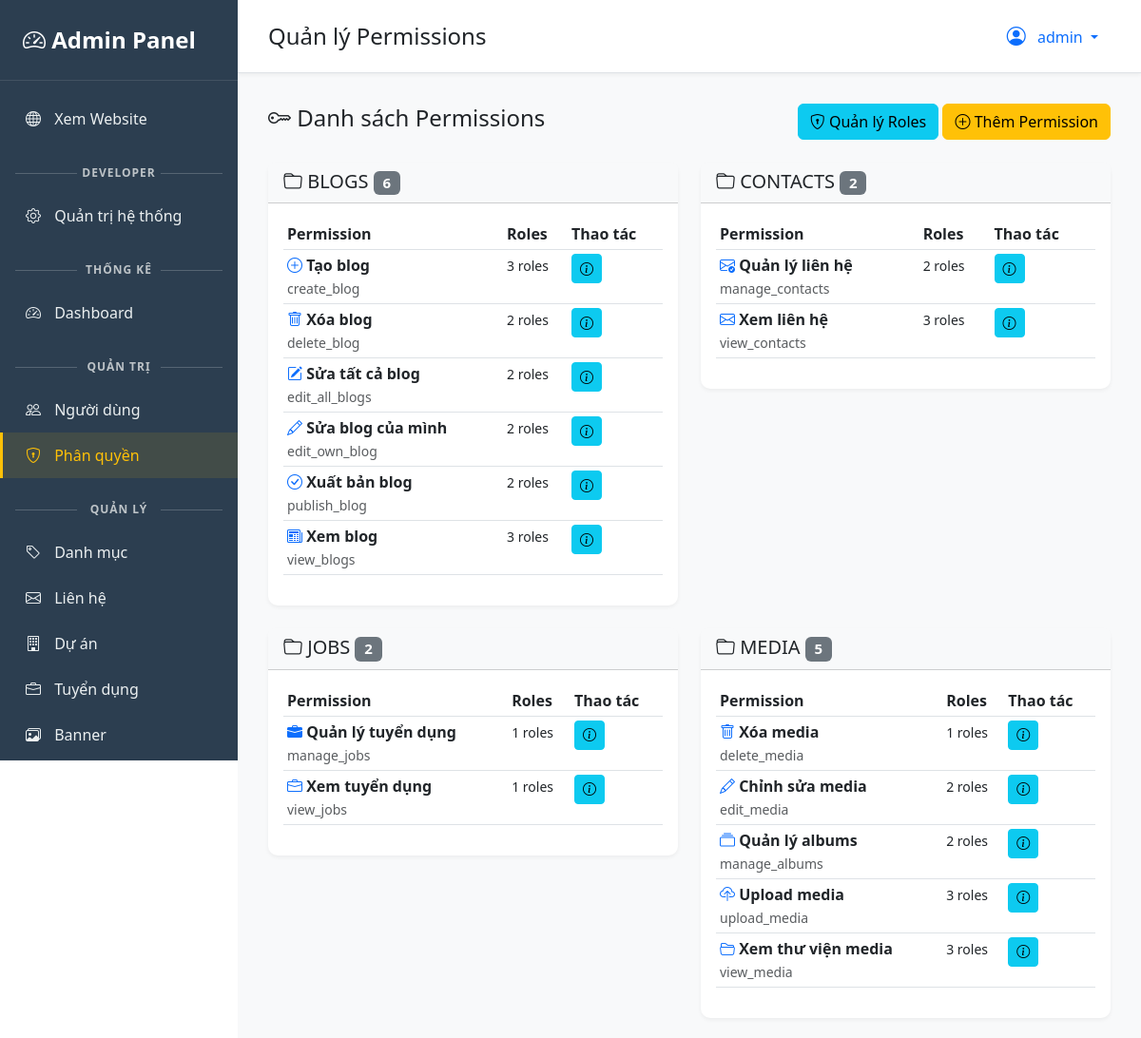
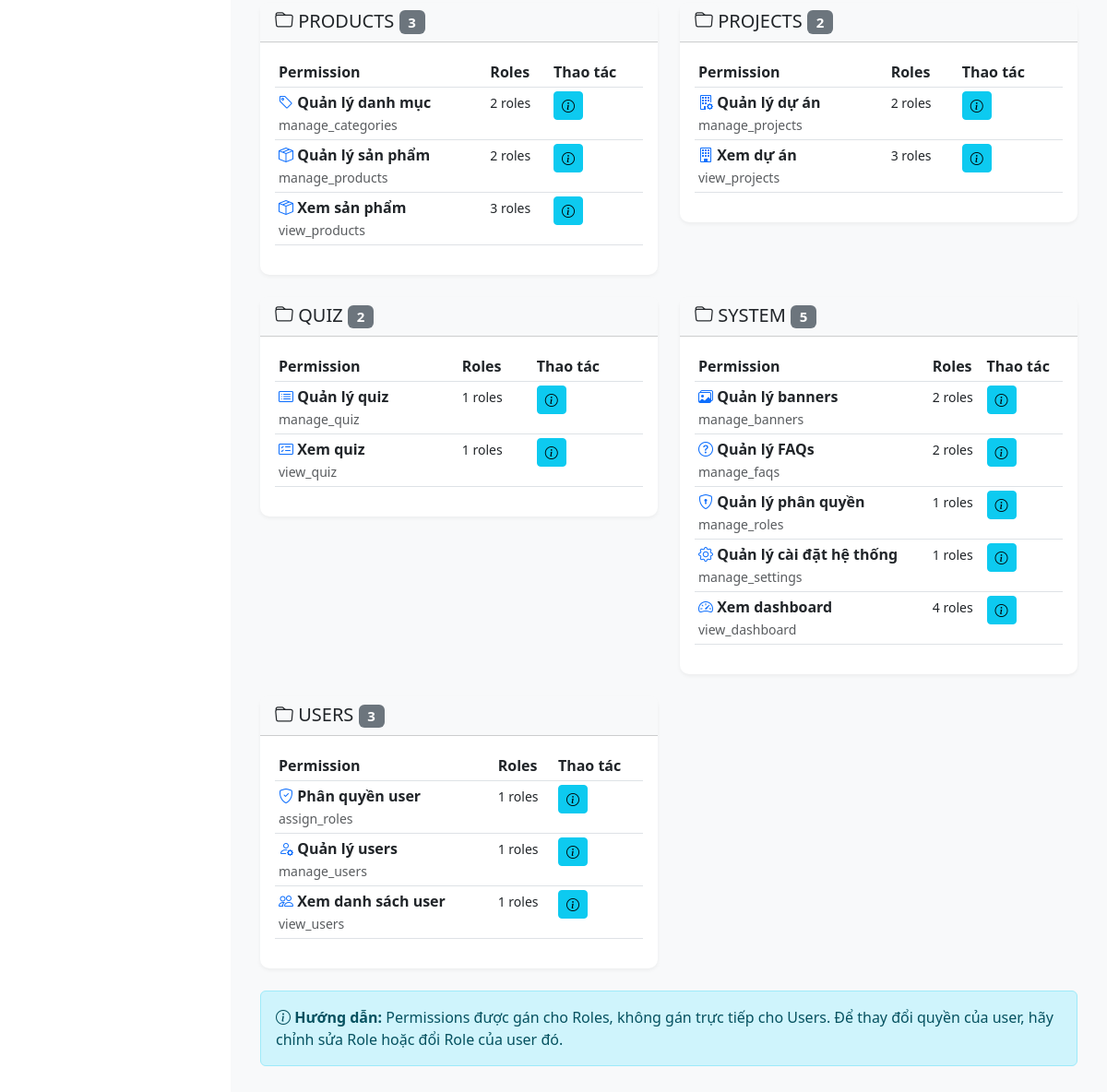
Screenshot of /admin/permissions (signed in) with the database file from the repository (2 pictures, top to bottom).
### app/models.py (models this page shows, shortened)
class User(db.Model, UserMixin):
    __tablename__ = 'users'
    id = db.Column(db.Integer, primary_key=True)
    username = db.Column(db.String(80), unique=True, nullable=False, index=True)
    email = db.Column(db.String(120), unique=True, nullable=False, index=True)
    password_hash = db.Column(db.String(255))
    role_id = db.Column(db.Integer, db.ForeignKey('roles.id'), default=None)
    is_active = db.Column(db.Boolean, default=True)
    created_at = db.Column(db.DateTime, default=datetime.utcnow)
    updated_at = db.Column(db.DateTime, default=datetime.utcnow, onupdate=datetime.utcnow)
    blogs = db.relationship('Blog', backref='author_obj', lazy='dynamic')
    def has_permission(self, permission_name):
        if not self.role_obj or not self.is_active:
            return False
        return self.role_obj.has_permission(permission_name)
    def has_any_permission(self, *permission_names):
        return any(self.has_permission(perm) for perm in permission_names)

### app/models_rbac.py (models this page shows, shortened)
class Permission(db.Model):
    __tablename__ = 'permissions'
    id = db.Column(db.Integer, primary_key=True)
    name = db.Column(db.String(100), unique=True, nullable=False, index=True)
    display_name = db.Column(db.String(100), nullable=False)
    description = db.Column(db.Text)
    category = db.Column(db.String(50), nullable=False, index=True)
    icon = db.Column(db.String(50), default='bi-key')  # Bootstrap icon
    is_active = db.Column(db.Boolean, default=True)
    created_at = db.Column(db.DateTime, default=datetime.utcnow)
    @property
    def role_count(self):
        return self.roles.count()

### app/admin/routes.py (the view)
@admin_bp.route('/permissions')
@permission_required('manage_roles')  # ✅ Quản lý phân quyền
def permissions():
    all_permissions = Permission.query.order_by(Permission.category, Permission.name).all()
    perms_by_category = {}
    for perm in all_permissions:
        cat = perm.category or 'other'
        if cat not in perms_by_category:
            perms_by_category[cat] = []
        perms_by_category[cat].append(perm)
    return render_template('admin/permissions.html', perms_by_category=perms_by_category)

### app/models.py (called while the page is built)
@login_manager.user_loader
def load_user(user_id):
    return User.query.get(int(user_id))

def get_setting(key, default=None):
    setting = Settings.query.filter_by(key=key).first()
    return setting.value if setting else default

### app/models_rbac.py (called while the page is built)
    def has_permission(self, permission_name):
        return self.permissions.filter_by(name=permission_name, is_active=True).first() is not None

### app/templates/admin/permissions.html (shortened to what this page needs)
{% extends "admin/admin_base.html" %}
{% block page_title %}Quản lý Permissions{% endblock %}
{% block content %}
<div class="d-flex justify-content-between align-items-center mb-4">
    <h4><i class="bi bi-key"></i> Danh sách Permissions</h4>
    <div>
        <a href="{{ url_for('admin.roles') }}" class="btn btn-info">
            <i class="bi bi-shield-lock"></i> Quản lý Roles
        </a>
        <a href="{{ url_for('admin.add_permission') }}" class="btn btn-warning">
            <i class="bi bi-plus-circle"></i> Thêm Permission
        </a>
    </div>
</div>
<div class="row">
    {% for category, perms in perms_by_category.items() %}
    <div class="col-md-6 mb-4">
        <div class="card">
            <div class="card-header bg-light">
                <h5 class="mb-0 text-uppercase">
                    <i class="bi bi-folder"></i> {{ category }}
                    <span class="badge bg-secondary">{{ perms|length }}</span>
                </h5>
            </div>
            <div class="card-body">
                <div class="table-responsive">
                    <table class="table table-sm table-hover">
                        <thead>
                            <tr>
                                <th>Permission</th>
                                <th>Roles</th>
                                <th>Thao tác</th>
                            </tr>
                        </thead>
                        <tbody>
                            {% for perm in perms %}
                            <tr>
                                <td>
                                    <i class="{{ perm.icon }} text-primary"></i>
                                    <strong>{{ perm.display_name }}</strong>
                                    <br>
                                    <small class="text-muted">{{ perm.name }}</small>
                                </td>
                                <td>
                                    <small>{{ perm.role_count }} roles</small>
                                </td>
                                <td>
                                    <button class="btn btn-sm btn-info"
                                            data-bs-toggle="tooltip"
                                            title="{{ perm.description }}">
                                        <i class="bi bi-info-circle"></i>
                                    </button>
                                </td>
                            </tr>
                            {% endfor %}
                        </tbody>
                    </table>
                </div>
            </div>
        </div>
    </div>
    {% endfor %}
</div>
<div class="alert alert-info">
    <i class="bi bi-info-circle"></i>
    <strong>Hướng dẫn:</strong> Permissions được gán cho Roles, không gán trực tiếp cho Users.
    Để thay đổi quyền của user, hãy chỉnh sửa Role hoặc đổi Role của user đó.
</div>
{% endblock %}

### app/templates/admin/admin_base.html (shortened to what this page needs)
<!DOCTYPE html>
<html lang="vi">
<head>
    <link href="https://cdn.jsdelivr.net/npm/bootstrap@5.3.0/dist/css/bootstrap.min.css" rel="stylesheet">
    <link rel="stylesheet" href="https://cdn.jsdelivr.net/npm/bootstrap-icons@1.11.1/font/bootstrap-icons.css">
</head>
<body>
    <div class="sidebar">
        <div class="sidebar-brand " style="color: #fff;">
            <i class="bi bi-speedometer2"></i> Admin Panel
        </div>
        <ul class="sidebar-nav nav flex-column">
            <li class="nav-item">
                <a class="nav-link" href="{{ url_for('main.index') }}" target="_blank">
                    <i class="bi bi-globe"></i> Xem Website
                </a>
            </li>
                {% if current_user.has_permission('manage_settings') %}
            <div class="sidebar-section-title"> Developer </div>
                    <li class="nav-item">
                        <a class="nav-link" href="{{ url_for('admin.settings') }}">
                            <i class="bi bi-gear"></i> Quản trị hệ thống
                        </a>
                    </li>
                {% endif %}
            <li class="nav-item">
                {% if current_user.has_any_permission('manage_users', 'manage_products', 'manage_categories') %}
                <div class="sidebar-section-title">Thống kê</div>
                <a class="nav-link {% if request.endpoint == 'admin.dashboard' %}active{% endif %}"
                   href="{{ url_for('admin.dashboard') }}">
                    <i class="bi bi-speedometer2"></i> Dashboard
                </a>
                {% else %}
                <a class="nav-link {% if request.endpoint == 'admin.welcome' %}active{% endif %}"
                   href="{{ url_for('admin.welcome') }}">
                    <i class="bi bi-house-heart"></i> Trang chủ
                </a>
                {% endif %}
            </li>
            {% if current_user.has_any_permission('manage_users', 'view_users', 'manage_roles') %}
            <div class="sidebar-section-title">Quản trị</div>
            {% if current_user.has_any_permission('manage_users', 'view_users') %}
            <li class="nav-item">
                <a class="nav-link {% if 'users' in request.endpoint %}active{% endif %}"
                   href="{{ url_for('admin.users') }}">
                    <i class="bi bi-people"></i> Người dùng
                </a>
            </li>
            {% endif %}
            {% if current_user.has_permission('manage_roles') %}
            <li class="nav-item">
                <a class="nav-link {% if 'roles' in request.endpoint or 'permissions' in request.endpoint %}active{% endif %}"
                   href="{{ url_for('admin.roles') }}">
                    <i class="bi bi-shield-lock"></i> Phân quyền
                </a>
            </li>
            {% endif %}
            {% endif %}
            {% if current_user.has_any_permission('manage_categories', 'manage_projects', 'manage_jobs', 'view_projects', 'view_jobs', 'view_contacts', 'manage_contacts', 'manage_banners', 'manage_faqs') %}
            <div class="sidebar-section-title">Quản lý</div>
            {% if current_user.has_permission('manage_categories') %}
            <li class="nav-item">
                <a class="nav-link {% if 'categories' in request.endpoint %}active{% endif %}"
                   href="{{ url_for('admin.categories') }}">
                    <i class="bi bi-tag"></i> Danh mục
                </a>
            </li>
            {% endif %}
            {% if current_user.has_any_permission('view_contacts', 'manage_contacts') %}
            <li class="nav-item">
                <a class="nav-link {% if 'contacts' in request.endpoint %}active{% endif %}"
                   href="{{ url_for('admin.contacts') }}">
                    <i class="bi bi-envelope"></i> Liên hệ
                </a>
            </li>
            {% endif %}
            {% if current_user.has_any_permission('manage_projects', 'view_projects') %}
            <li class="nav-item">
                <a class="nav-link {% if 'projects' in request.endpoint %}active{% endif %}"
                   href="{{ url_for('admin.projects') }}">
                    <i class="bi bi-building"></i> Dự án
                </a>
            </li>
            {% endif %}
            {% if current_user.has_any_permission('manage_jobs', 'view_jobs') %}
            <li class="nav-item">
                <a class="nav-link {% if 'jobs' in request.endpoint %}active{% endif %}"
                   href="{{ url_for('admin.jobs') }}">
                    <i class="bi bi-briefcase"></i> Tuyển dụng
                </a>
            </li>
            {% endif %}
            {% if current_user.has_permission('manage_banners') %}
            <li class="nav-item">
                <a class="nav-link {% if 'banners' in request.endpoint %}active{% endif %}"
                   href="{{ url_for('admin.banners') }}">
                    <i class="bi bi-images"></i> Banner
                </a>
            </li>
            {% endif %}
            {% if current_user.has_permission('manage_faqs') %}
            <li class="nav-item">
                <a class="nav-link {% if 'faqs' in request.endpoint %}active{% endif %}"
                   href="{{ url_for('admin.faqs') }}">
                </a>
            </li>
            {% endif %}
            {% endif %}
        </ul>
    </div>
    <div class="main-content">
        <div class="top-bar d-flex justify-content-between align-items-center">
            <div>
                <h4 class="mb-0 d-inline">{% block page_title %}Dashboard{% endblock %}</h4>
            </div>
            <div class="dropdown">
                <button class="btn btn-link dropdown-toggle text-decoration-none"
                        type="button" data-bs-toggle="dropdown">
                    <i class="bi bi-person-circle fs-5"></i>
                    <span class="ms-2">{{ current_user.username }}</span>
                </button>
            </div>
        </div>
        <div class="content-wrapper">
            {% block content %}{% endblock %}
        </div>
    </div>
</body>
</html>

### app/templates/admin/admin_base.html (style rules this page uses)
:root { --sidebar-width: 250px; --primary-color: #FFC107; }
body { font-family: 'Segoe UI', Tahoma, Geneva, Verdana, sans-serif; }
.sidebar { position: fixed; top: 0; left: 0; height: 100vh; width: var(--sidebar-width); background: #2c3e50; color: #ecf0f1; overflow-y: auto; transition: all 0.3s; z-index: 1000; }
.sidebar-brand { padding: 1.5rem; font-size: 1.5rem; font-weight: bold; color: var(--primary-color); border-bottom: 1px solid rgba(255,255,255,0.1); }
.sidebar-nav { padding: 1rem 0; }
.sidebar-nav .nav-link { color: #ecf0f1; padding: 0.75rem 1.5rem; transition: all 0.3s; border-left: 3px solid transparent; }
.sidebar-nav .nav-link:hover, .sidebar-nav .nav-link.active { background: rgba(255,193,7,0.1); border-left-color: var(--primary-color); color: var(--primary-color); }
.sidebar-nav .nav-link i { width: 20px; margin-right: 10px; }
.sidebar-section-title { position: relative; text-align: center; margin: 1.5rem 1rem 0.75rem; font-size: 0.75rem; font-weight: 700; color: #bdc3c7; text-transform: uppercase; letter-spacing: 1px; }
.sidebar-section-title::before, .sidebar-section-title::after { content: ""; position: absolute; top: 50%; width: 30%; height: 1px; background: rgba(255, 255, 255, 0.2); }
.sidebar-section-title::before { left: 0; }
.sidebar-section-title::after { right: 0; }
.main-content { margin-left: var(--sidebar-width); min-height: 100vh; background: #f8f9fa; }
.top-bar { background: #fff; padding: 1rem 2rem; border-bottom: 1px solid #dee2e6; box-shadow: 0 2px 4px rgba(0,0,0,0.05); }
.content-wrapper { padding: 2rem; }
.card { border: none; box-shadow: 0 2px 4px rgba(0,0,0,0.05); border-radius: 10px; }

### rows the page displays
User: username "admin"
Permission: category "BLOGS", perms "6", display_name "Tạo blog", name "create_blog", role_count "3"
Permission: display_name "Xóa blog", name "delete_blog", role_count "2"
Permission: display_name "Sửa tất cả blog", name "edit_all_blogs", role_count "2"
Permission: display_name "Sửa blog của mình", name "edit_own_blog", role_count "2"
Permission: display_name "Xuất bản blog", name "publish_blog", role_count "2"
Permission: display_name "Xem blog", name "view_blogs", role_count "3"
Permission: category "CONTACTS", perms "2", display_name "Quản lý liên hệ", name "manage_contacts", role_count "2"
Permission: display_name "Xem liên hệ", name "view_contacts", role_count "3"
Permission: category "JOBS", perms "2", display_name "Quản lý tuyển dụng", name "manage_jobs", role_count "1"
Permission: display_name "Xem tuyển dụng", name "view_jobs", role_count "1"
Permission: category "MEDIA", perms "5", display_name "Xóa media", name "delete_media", role_count "1"
Permission: display_name "Chỉnh sửa media", name "edit_media", role_count "2"
Permission: display_name "Quản lý albums", name "manage_albums", role_count "2"
Permission: display_name "Upload media", name "upload_media", role_count "3"
Permission: display_name "Xem thư viện media", name "view_media", role_count "3"
Permission: category "PRODUCTS", perms "3", display_name "Quản lý danh mục", name "manage_categories", role_count "2"
Permission: display_name "Quản lý sản phẩm", name "manage_products", role_count "2"
Permission: display_name "Xem sản phẩm", name "view_products", role_count "3"
Permission: category "PROJECTS", perms "2", display_name "Quản lý dự án", name "manage_projects", role_count "2"
Permission: display_name "Xem dự án", name "view_projects", role_count "3"
Permission: category "QUIZ", perms "2", display_name "Quản lý quiz", name "manage_quiz", role_count "1"
Permission: display_name "Xem quiz", name "view_quiz", role_count "1"
Permission: category "SYSTEM", perms "5", display_name "Quản lý banners", name "manage_banners", role_count "2"
Permission: display_name "Quản lý FAQs", name "manage_faqs", role_count "2"
Permission: display_name "Quản lý phân quyền", name "manage_roles", role_count "1"
Permission: display_name "Quản lý cài đặt hệ thống", name "manage_settings", role_count "1"
Permission: display_name "Xem dashboard", name "view_dashboard", role_count "4"
Permission: category "USERS", perms "3", display_name "Phân quyền user", name "assign_roles", role_count "1"
Permission: display_name "Quản lý users", name "manage_users", role_count "1"
Permission: display_name "Xem danh sách user", name "view_users", role_count "1"
